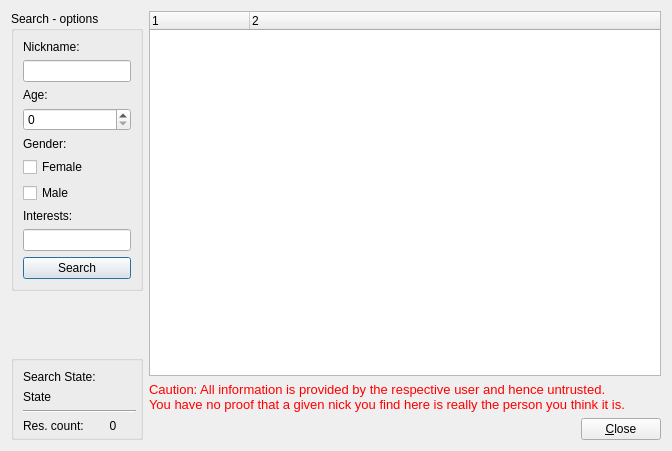
<?xml version="1.0" encoding="UTF-8"?>
<ui version="4.0">
 <class>form_userSearch</class>
 <widget class="QDialog" name="form_userSearch">
  <property name="geometry">
   <rect>
    <x>0</x>
    <y>0</y>
    <width>672</width>
    <height>451</height>
   </rect>
  </property>
  <property name="windowTitle">
   <string>User - Search</string>
  </property>
  <property name="locale">
   <locale language="English" country="UnitedStates"/>
  </property>
  <layout class="QGridLayout" name="gridLayout">
   <item row="0" column="0">
    <layout class="QVBoxLayout" name="verticalLayout_4">
     <item>
      <widget class="QGroupBox" name="groupBox">
       <property name="sizePolicy">
        <sizepolicy hsizetype="Fixed" vsizetype="Fixed">
         <horstretch>0</horstretch>
         <verstretch>0</verstretch>
        </sizepolicy>
       </property>
       <property name="baseSize">
        <size>
         <width>132</width>
         <height>291</height>
        </size>
       </property>
       <property name="title">
        <string>Search - options</string>
       </property>
       <layout class="QVBoxLayout" name="verticalLayout_2">
        <property name="sizeConstraint">
         <enum>QLayout::SetFixedSize</enum>
        </property>
        <item>
         <widget class="QLabel" name="label">
          <property name="text">
           <string>Nickname:</string>
          </property>
         </widget>
        </item>
        <item>
         <widget class="QLineEdit" name="txt_Nickname"/>
        </item>
        <item>
         <widget class="QLabel" name="label_2">
          <property name="text">
           <string>Age:</string>
          </property>
         </widget>
        </item>
        <item>
         <widget class="QSpinBox" name="spinBox_Age"/>
        </item>
        <item>
         <widget class="QLabel" name="label_3">
          <property name="text">
           <string>Gender:</string>
          </property>
         </widget>
        </item>
        <item>
         <widget class="QCheckBox" name="checkGender_Female">
          <property name="enabled">
           <bool>true</bool>
          </property>
          <property name="text">
           <string>Female</string>
          </property>
          <property name="autoRepeat">
           <bool>false</bool>
          </property>
          <property name="autoExclusive">
           <bool>false</bool>
          </property>
          <property name="tristate">
           <bool>false</bool>
          </property>
         </widget>
        </item>
        <item>
         <widget class="QCheckBox" name="checkGender_Male">
          <property name="enabled">
           <bool>true</bool>
          </property>
          <property name="text">
           <string>Male</string>
          </property>
          <property name="autoRepeat">
           <bool>false</bool>
          </property>
          <property name="autoExclusive">
           <bool>false</bool>
          </property>
          <property name="tristate">
           <bool>false</bool>
          </property>
         </widget>
        </item>
        <item>
         <widget class="QLabel" name="label_20">
          <property name="text">
           <string>Interests:</string>
          </property>
         </widget>
        </item>
        <item>
         <widget class="QLineEdit" name="txt_interests"/>
        </item>
        <item>
         <widget class="QPushButton" name="cmd_search">
          <property name="text">
           <string>Search</string>
          </property>
         </widget>
        </item>
       </layout>
      </widget>
     </item>
     <item>
      <spacer name="verticalSpacer">
       <property name="orientation">
        <enum>Qt::Vertical</enum>
       </property>
       <property name="sizeHint" stdset="0">
        <size>
         <width>20</width>
         <height>40</height>
        </size>
       </property>
      </spacer>
     </item>
     <item>
      <widget class="QGroupBox" name="groupBox_2">
       <property name="sizePolicy">
        <sizepolicy hsizetype="Preferred" vsizetype="Preferred">
         <horstretch>0</horstretch>
         <verstretch>0</verstretch>
        </sizepolicy>
       </property>
       <property name="baseSize">
        <size>
         <width>132</width>
         <height>58</height>
        </size>
       </property>
       <property name="title">
        <string/>
       </property>
       <property name="alignment">
        <set>Qt::AlignCenter</set>
       </property>
       <layout class="QVBoxLayout" name="verticalLayout_6">
        <property name="spacing">
         <number>6</number>
        </property>
        <property name="sizeConstraint">
         <enum>QLayout::SetMaximumSize</enum>
        </property>
        <property name="rightMargin">
         <number>4</number>
        </property>
        <property name="bottomMargin">
         <number>4</number>
        </property>
        <item>
         <layout class="QVBoxLayout" name="verticalLayout_5">
          <item>
           <layout class="QVBoxLayout" name="verticalLayout_3">
            <item>
             <widget class="QLabel" name="label_5">
              <property name="text">
               <string>Search State:</string>
              </property>
             </widget>
            </item>
            <item>
             <widget class="QLabel" name="label_SearchState">
              <property name="text">
               <string>State</string>
              </property>
             </widget>
            </item>
           </layout>
          </item>
          <item>
           <widget class="Line" name="line">
            <property name="orientation">
             <enum>Qt::Horizontal</enum>
            </property>
           </widget>
          </item>
          <item>
           <layout class="QHBoxLayout" name="horizontalLayout_2">
            <item>
             <widget class="QLabel" name="label_4">
              <property name="text">
               <string>Res. count:</string>
              </property>
             </widget>
            </item>
            <item>
             <widget class="QLabel" name="label_ResultCount">
              <property name="text">
               <string>0</string>
              </property>
              <property name="alignment">
               <set>Qt::AlignCenter</set>
              </property>
             </widget>
            </item>
           </layout>
          </item>
         </layout>
        </item>
       </layout>
      </widget>
     </item>
    </layout>
   </item>
   <item row="0" column="1">
    <layout class="QVBoxLayout" name="verticalLayout">
     <item>
      <widget class="QTreeWidget" name="treeWidget_SearchResults">
       <column>
        <property name="text">
         <string notr="true">1</string>
        </property>
       </column>
       <column>
        <property name="text">
         <string>2</string>
        </property>
       </column>
      </widget>
     </item>
     <item>
      <widget class="QLabel" name="label_6">
       <property name="text">
        <string>&lt;!DOCTYPE HTML PUBLIC &quot;-//W3C//DTD HTML 4.0//EN&quot; &quot;http://www.w3.org/TR/REC-html40/strict.dtd&quot;&gt;
&lt;html&gt;&lt;head&gt;&lt;meta name=&quot;qrichtext&quot; content=&quot;1&quot; /&gt;&lt;style type=&quot;text/css&quot;&gt;
p, li { white-space: pre-wrap; }
&lt;/style&gt;&lt;/head&gt;&lt;body style=&quot; font-family:'DejaVu Sans'; font-size:9pt; font-weight:400; font-style:normal;&quot;&gt;
&lt;p style=&quot; margin-top:0px; margin-bottom:0px; margin-left:0px; margin-right:0px; -qt-block-indent:0; text-indent:0px;&quot;&gt;&lt;span style=&quot; font-family:'Sans Serif'; font-size:10pt; color:#ff0000;&quot;&gt;Caution: All information is provided by the &lt;/span&gt;&lt;span style=&quot; font-family:'Sans Serif'; font-size:10pt; color:#ff0000;&quot;&gt;respective&lt;/span&gt;&lt;span style=&quot; font-family:'Sans Serif'; font-size:10pt; color:#ff0000;&quot;&gt; user and hence untrusted. &lt;/span&gt;&lt;/p&gt;
&lt;p style=&quot; margin-top:0px; margin-bottom:0px; margin-left:0px; margin-right:0px; -qt-block-indent:0; text-indent:0px;&quot;&gt;&lt;span style=&quot; font-family:'Sans Serif'; font-size:10pt; color:#ff0000;&quot;&gt;You have no proof that a given nick you find here is really the person you think it is.&lt;/span&gt;&lt;/p&gt;&lt;/body&gt;&lt;/html&gt;</string>
       </property>
      </widget>
     </item>
     <item>
      <layout class="QHBoxLayout" name="horizontalLayout">
       <item>
        <spacer name="horizontalSpacer">
         <property name="orientation">
          <enum>Qt::Horizontal</enum>
         </property>
         <property name="sizeHint" stdset="0">
          <size>
           <width>40</width>
           <height>20</height>
          </size>
         </property>
        </spacer>
       </item>
       <item>
        <widget class="QPushButton" name="cmd_close">
         <property name="text">
          <string>&amp;Close</string>
         </property>
        </widget>
       </item>
      </layout>
     </item>
    </layout>
   </item>
  </layout>
 </widget>
 <resources/>
 <connections/>
</ui>
